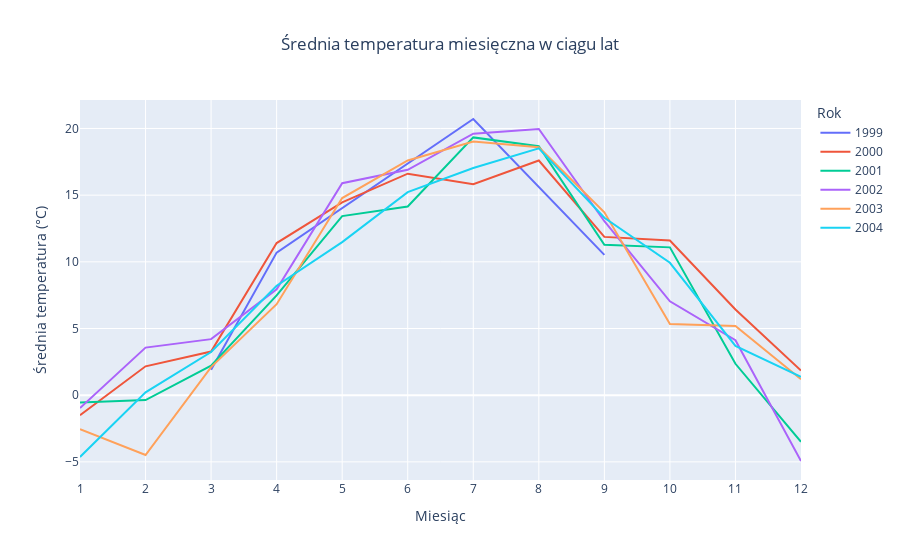

The notebook cell this image was saved under:
### Code cell
df_wczesne_lata=df[df['Year']<2005]

fig = px.line(df_wczesne_lata, x='Month', y='AvgTemp', color='Year',
              title='Średnia temperatura miesięczna w ciągu lat',
              labels={
                  'Month': 'Miesiąc',
                  'AvgTemp': 'Średnia temperatura (°C)',
                  'Year': 'Rok'
              })

# Poprawa czytelności wykresu i wycentrowanie tytułu
fig.update_layout(title_x=0.5,
                  xaxis=dict(tickmode='array', tickvals=list(range(1, 13))),
                  xaxis_title='Miesiąc',
                  yaxis_title='Średnia temperatura (°C)')

# Wyświetlenie wykresu
fig.show()

### Figure 1 — Plotly figure (JSON) as saved in the notebook; plotly's stock layout.template omitted (floating-point values rounded to 4 significant figures)
{"data": [{"hovertemplate": "Rok=1999<br>Miesiąc=%{x}<br>Średnia temperatura (°C)=%{y}<extra></extra>", "legendgroup": "1999", "line": {"color": "#636efa", "dash": "solid"}, "marker": {"symbol": "circle"}, "mode": "lines", "name": "1999", "orientation": "v", "showlegend": true, "x": [3, 4, 7, 9], "xaxis": "x", "y": [1.914, 10.69, 20.71, 10.52], "yaxis": "y", "type": "scatter"}, {"hovertemplate": "Rok=2000<br>Miesiąc=%{x}<br>Średnia temperatura (°C)=%{y}<extra></extra>", "legendgroup": "2000", "line": {"color": "#EF553B", "dash": "solid"}, "marker": {"symbol": "circle"}, "mode": "lines", "name": "2000", "orientation": "v", "showlegend": true, "x": [1, 2, 3, 4, 5, 6, 7, 8, 9, 10, 11, 12], "xaxis": "x", "y": [-1.506, 2.165, 3.275, 11.41, 14.46, 16.61, 15.82, 17.6, 11.87, 11.6, 6.431, 1.843], "yaxis": "y", "type": "scatter"}, {"hovertemplate": "Rok=2001<br>Miesiąc=%{x}<br>Średnia temperatura (°C)=%{y}<extra></extra>", "legendgroup": "2001", "line": {"color": "#00cc96", "dash": "solid"}, "marker": {"symbol": "circle"}, "mode": "lines", "name": "2001", "orientation": "v", "showlegend": true, "x": [1, 2, 3, 4, 5, 6, 7, 8, 9, 10, 11, 12], "xaxis": "x", "y": [-0.5468, -0.3664, 2.208, 7.487, 13.43, 14.15, 19.33, 18.67, 11.28, 11.08, 2.354, -3.496], "yaxis": "y", "type": "scatter"}, {"hovertemplate": "Rok=2002<br>Miesiąc=%{x}<br>Średnia temperatura (°C)=%{y}<extra></extra>", "legendgroup": "2002", "line": {"color": "#ab63fa", "dash": "solid"}, "marker": {"symbol": "circle"}, "mode": "lines", "name": "2002", "orientation": "v", "showlegend": true, "x": [1, 2, 3, 4, 5, 6, 7, 8, 9, 10, 11, 12], "xaxis": "x", "y": [-0.9691, 3.566, 4.202, 7.938, 15.9, 16.9, 19.61, 19.97, 13.04, 7.044, 4.122, -4.935], "yaxis": "y", "type": "scatter"}, {"hovertemplate": "Rok=2003<br>Miesiąc=%{x}<br>Średnia temperatura (°C)=%{y}<extra></extra>", "legendgroup": "2003", "line": {"color": "#FFA15A", "dash": "solid"}, "marker": {"symbol": "circle"}, "mode": "lines", "name": "2003", "orientation": "v", "showlegend": true, "x": [1, 2, 3, 4, 5, 6, 7, 8, 9, 10, 11, 12], "xaxis": "x", "y": [-2.551, -4.488, 2.108, 6.826, 14.79, 17.6, 19.01, 18.59, 13.71, 5.34, 5.187, 1.198], "yaxis": "y", "type": "scatter"}, {"hovertemplate": "Rok=2004<br>Miesiąc=%{x}<br>Średnia temperatura (°C)=%{y}<extra></extra>", "legendgroup": "2004", "line": {"color": "#19d3f3", "dash": "solid"}, "marker": {"symbol": "circle"}, "mode": "lines", "name": "2004", "orientation": "v", "showlegend": true, "x": [1, 2, 3, 4, 5, 6, 7, 8, 9, 10, 11, 12], "xaxis": "x", "y": [-4.634, 0.2115, 3.24, 8.211, 11.48, 15.23, 17.03, 18.51, 13.31, 9.928, 3.693, 1.371], "yaxis": "y", "type": "scatter"}], "layout": {"xaxis": {"anchor": "y", "domain": [0.0, 1.0], "title": {"text": "Miesiąc"}, "tickmode": "array", "tickvals": [1, 2, 3, 4, 5, 6, 7, 8, 9, 10, 11, 12]}, "yaxis": {"anchor": "x", "domain": [0.0, 1.0], "title": {"text": "Średnia temperatura (°C)"}}, "legend": {"title": {"text": "Rok"}, "tracegroupgap": 0}, "title": {"text": "Średnia temperatura miesięczna w ciągu lat", "x": 0.5}}}
